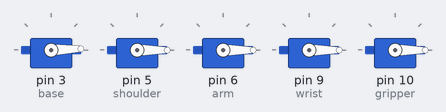
The sketch below on a simulated Arduino Uno, built with avr-gcc and run on an emulated ATmega328P. On the bench: 5 × servo.

Above: at 2.05 s.
At 3.65 s:
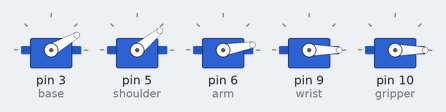
At 5.35 s:
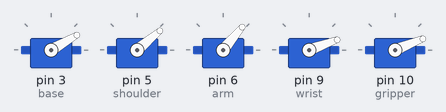
At 8.65 s:
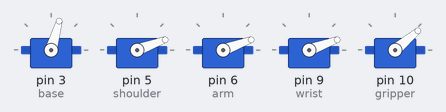
At 11.95 s:
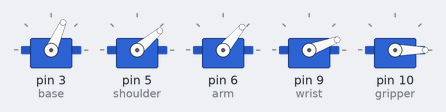
At 15.25 s:
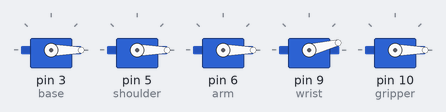
Timing chart, 0 to 23.5 s (numbered marks = the images above):
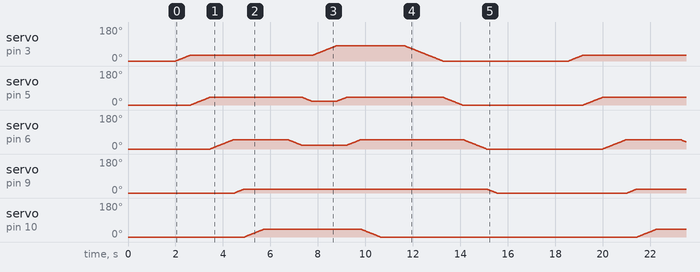

The sketch:

kaipullawoking.ino
```cpp
#include <Servo.h>

Servo base, shoulder, arm, wrist, gripper;


void moveServo(Servo &s, int from, int to) {
  if (from < to) {
    for (int pos = from; pos <= to; pos++) {
      s.write(pos);
      delay(20);
    }
  } else {
    for (int pos = from; pos >= to; pos--) {
      s.write(pos);
      delay(20);
    }
  }
}

void setup() {
  base.attach(3);
  shoulder.attach(5);
  arm.attach(6);
  wrist.attach(9);
  gripper.attach(10);

  // Start all at 0°
  base.write(0);
  shoulder.write(0);
  arm.write(0);
  wrist.write(0);
  gripper.write(0);

  delay(2000);
}

void loop() {

  // PICK Kaipulla
  moveServo(base, 0, 30);
  moveServo(shoulder, 0, 40);
  moveServo(arm, 0, 50);
  moveServo(wrist, 0, 20);

  // Close gripper (grab object)
  moveServo(gripper, 0, 40);
  delay(1000);

  //  LIFT
  moveServo(arm, 50, 20);
  moveServo(shoulder, 40, 20);

  //  MOVE TO PLACE
  moveServo(base, 30, 80);

  //  LOWER
  moveServo(shoulder, 20, 40);
  moveServo(arm, 20, 50);

  //  RELEASE
  moveServo(gripper, 40, 0);
  delay(1000);

  //  RETURN HOME Kaipulla
  moveServo(base, 80, 0);
  moveServo(shoulder, 40, 0);
  moveServo(arm, 50, 0);
  moveServo(wrist, 20, 0);

  delay(3000);
}
```

Measured:
- by itself, servo on pin 5 (shoulder): moves between 0° and 40°, repeating every 16.5 s
- by itself, servo on pin 6 (arm): moves between 0° and 50°, repeating every 16.5 s
